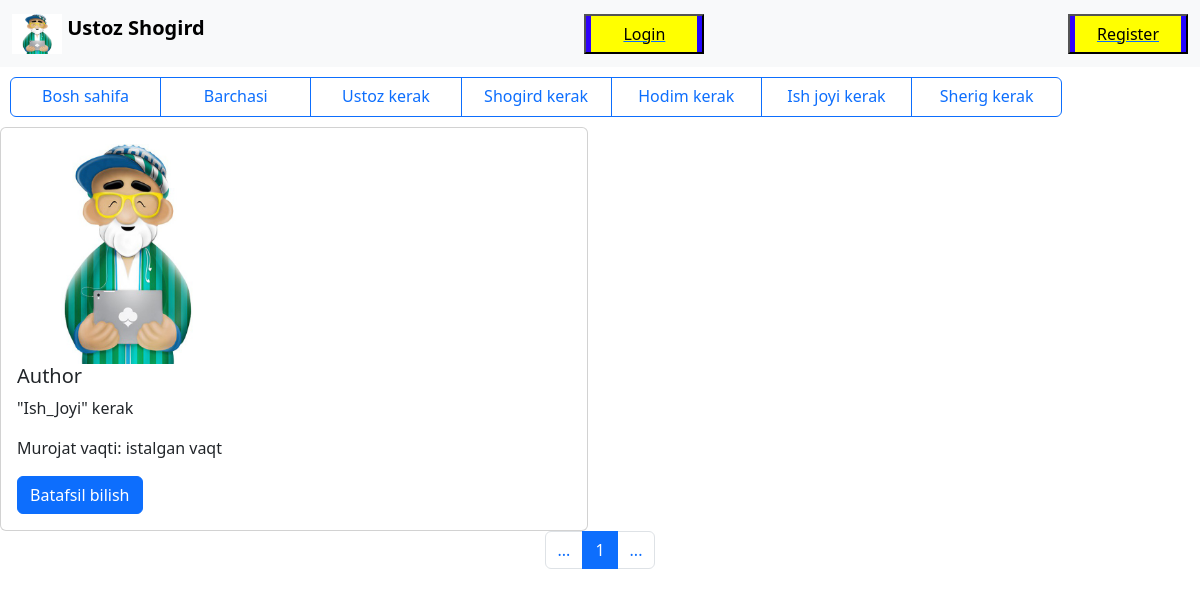
/list/ishchi/, run on the app's committed database.
### post/models.py (models this page shows, shortened)
class Post(models.Model):
    drift = models.CharField(max_length=100,choices=tanlov)
    name = models.CharField(max_length=130,verbose_name="Ism familyangiz")
    slug = AutoSlugField(populate_from='name',unique=True)
    age = models.PositiveIntegerField(verbose_name="Yoshingiz")
    address = models.CharField(max_length=300,verbose_name="Manzilingiz")
    technology = models.CharField(max_length=500,verbose_name="Texnologiya, men",help_text='..larni bilaman')
    jobs = models.CharField(max_length=300,verbose_name="Kasp")
    price = models.CharField(max_length=100,verbose_name="Talab qilinadigan summa")
    application_time = models.CharField(max_length=51,verbose_name="Murojat qilish vaqti")
    phone = models.CharField(max_length=120,verbose_name="Bog'lanish uchun tel nomer")
    photo = models.ImageField(upload_to='photo/%Y/%m/',default='default/ustoz_shogird.jpg', blank=True, null=True)
    title = models.TextField(verbose_name="Qo'shimcha malumot")
    author = models.ForeignKey(CustomUser,on_delete=models.CASCADE,related_name='account')
    status = models.BooleanField(default=False)
    created_at = models.DateTimeField(auto_now=True)
    class Meta:
        ordering = ['-created_at']

### post/views.py (the view)
# urls.py: path('list/ishchi/',list_ishchi_view, name='list_ishchi'),
def list_ishchi_view(request):
    ishchi = Post.objects.filter(drift='ish_joyi',status=True)
    paginator = Paginator(ishchi,3)
    page = request.GET.get('page')
    try:
        ishchi = paginator.page(page)
    except PageNotAnInteger:
        ishchi = paginator.page(1)
    except EmptyPage:
        ishchi = paginator.page(paginator.num_pages)
    return render(request,'ajratish/ishchi.html',{'ishchi':ishchi, 'page':page})

### template/ajratish/ishchi.html
{% extends 'base.html' %}
{% block content %}
    {% for ishch in ishchi %}
        <div class="row">
            <div class="col-sm-6 mb-3 mb-sm-0">
            <div class="card">
                <div class="card-body">
                <img height="220px" title="{{ishch.name}}"  src="{{ ishch.photo.url }}">
                <h5 class="card-title">{{ ishch.name }}</h5>
                <p class="card-text">"{{ishch.drift.title}}" kerak</p>
                <p class="card-text">Murojat vaqti: {{ ishch.application_time }}</p>
                <a href="{% url 'post_detail' ishch.slug %}" class="btn btn-primary">Batafsil bilish</a>
                </div>
            </div>
            </div>
        </div>
    {% endfor %}
    {% include "paginator.html" with page=ishchi %}
{% endblock content%}

### data on the page
Post: photo (picture), name "Author", drift "Ish_Joyi", application_time "istalgan vaqt"

### other printed values
{{ page.number }} "1"
